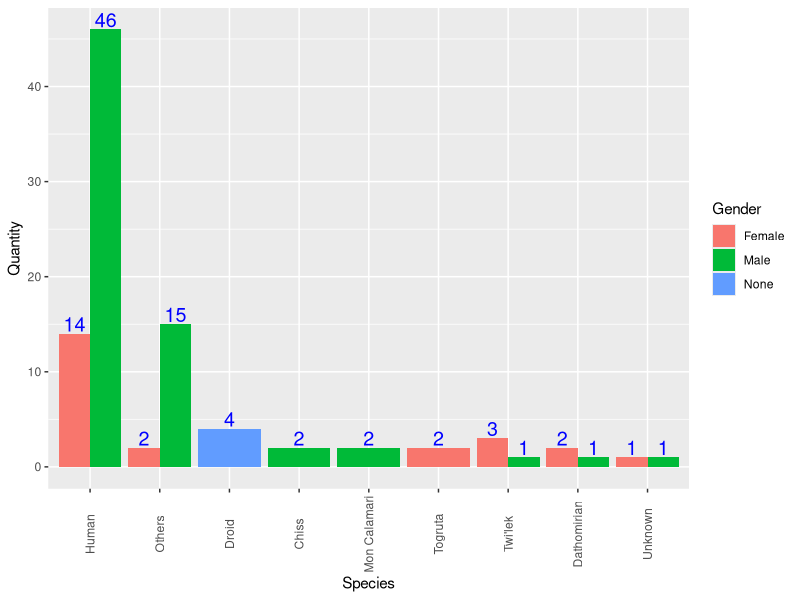

Reproduce this figure in R.
#Instalamos los paquetes requeridos
install.packages("dplyr")
install.packages("tidyverse")
install.packages("ggplot2")

# Importamos las librerías 
library("dplyr")
library("tidyr")
library("ggplot2")

# Trabajo Práctico
# La fuente de datos del presente trabajo fue extraída de Kaggle
# Tema: Star Wars
# Link: https://www.kaggle.com/datasets/jsphyg/star-wars


# Extraemos el csv de personajes de Star Wars en un dataframe
df_characters <- read.csv("src/characters.csv")

# Observamos los datos de df_characters
glimpse(df_characters)

# Añadimos una columna Quantity que nos ayudará más adelante a hacer el conteo 
# de filas
df_characters <- df_characters |>
  mutate(Quantity = 1)

# Creamos un nuevo dataframe donde se sumen los valores de Quantity para obtener
# un conteo de los seres de cada genero de cada raza
df_species <- df_characters |>
  group_by(gender, species) |>
  summarise(
    sumQuantity = sum(Quantity)
  )

# Lo ordenamos por especie y género para facilitar la visualización
df_species <- df_species |>
  arrange(species, gender)

# Visualizamos los datos
glimpse(df_species)

# Podemos observar que hay varias razas que solo tienen 1 ser registrado,
# por ello, agruparemos todas las razas que cumplan esa condición y le daremos
# la categoría Others

# Para ello, primero pivotaremos los datos de la columna gender y sumQuantity 
# para obtener columnas que representen cada genero por separado y hagan un 
# conteo de cuantos seres vivos existen por cada genero y raza
df_species <- df_species |>
  pivot_wider(names_from = gender, values_from = sumQuantity)

# Para facilitar el uso de condicionales más adelante, reemplazaremos por cero
# los valores NA que representan que no hay seres vivos del genero de la 
# columna en la respectiva raza
df_species <- df_species |>
  mutate(
    Male = ifelse(is.na(Male),0,Male),
    Female = ifelse(is.na(Female),0,Female),
    None = ifelse(is.na(None),0,None)
  )

# A continuación, crearemos una nueva columna Species donde aplicaremos una 
# condicional que sume el conteo de cada genero por raza y si este es 1, se 
# agregará el texto "Others", en caso contrario, se agregará el valor de la 
# columna species de la misma fila
df_species <- df_species |>
  mutate(Species = if_else((Male + Female + None) == 1, "Others", species))

# Ahora, agruparemos los datos de la columna Species con el fin de agrupar los
# datos "Others" de la columna Species
df_species <- df_species |>
  group_by(Species) |>
  summarise(
    Male = sum(Male),
    Female = sum(Female),
    None = sum(None)
  )

# Ahora, volveremos a pivotar las columnas de géneros para volver a tener 2
# columnas Gender y Quantity
df_species <- df_species |>
  pivot_longer(cols = c(Male, Female, None),
               names_to = "Gender",
               values_to = "Quantity")

# Visualizamos el dataframe
glimpse(df_species)

# Como podemos observar, existen géneros en razas que tienen el valor 0, para
# evitar ello, filtraremos los resultados para eliminar las filas que tengan
# el valor 0 en la columna Quantity
df_species <- df_species |>
  filter(Quantity != 0)

# A continuación, creamos nuestro gráfico con ggplot
chart <- ggplot(df_species, aes(x=reorder(Species, -Quantity), y=Quantity, fill=Gender)) + 
  geom_bar(stat = "identity", position = position_dodge()) + # Agregando configuración de barras apiladas como position_dodge
  theme(axis.text.x = element_text(angle = 90, vjust = 0.5)) + # Cambiando orientación de bases de x a vertical 
  # Agregamos un número a las barras que indique la cantidad total por cada barra
  geom_text(aes(Species, label = Quantity), color = "blue", size = 5, vjust = -0.15, position = position_dodge(width = 0.9)) +
  xlab("Species") # Cambiamos el nombre del eje x a "Species"

# Finalmente, guardamos nuestro gráfico como un archivo svg
ggsave("src/plot.jpeg", plot = chart, width = 8, height = 6)
